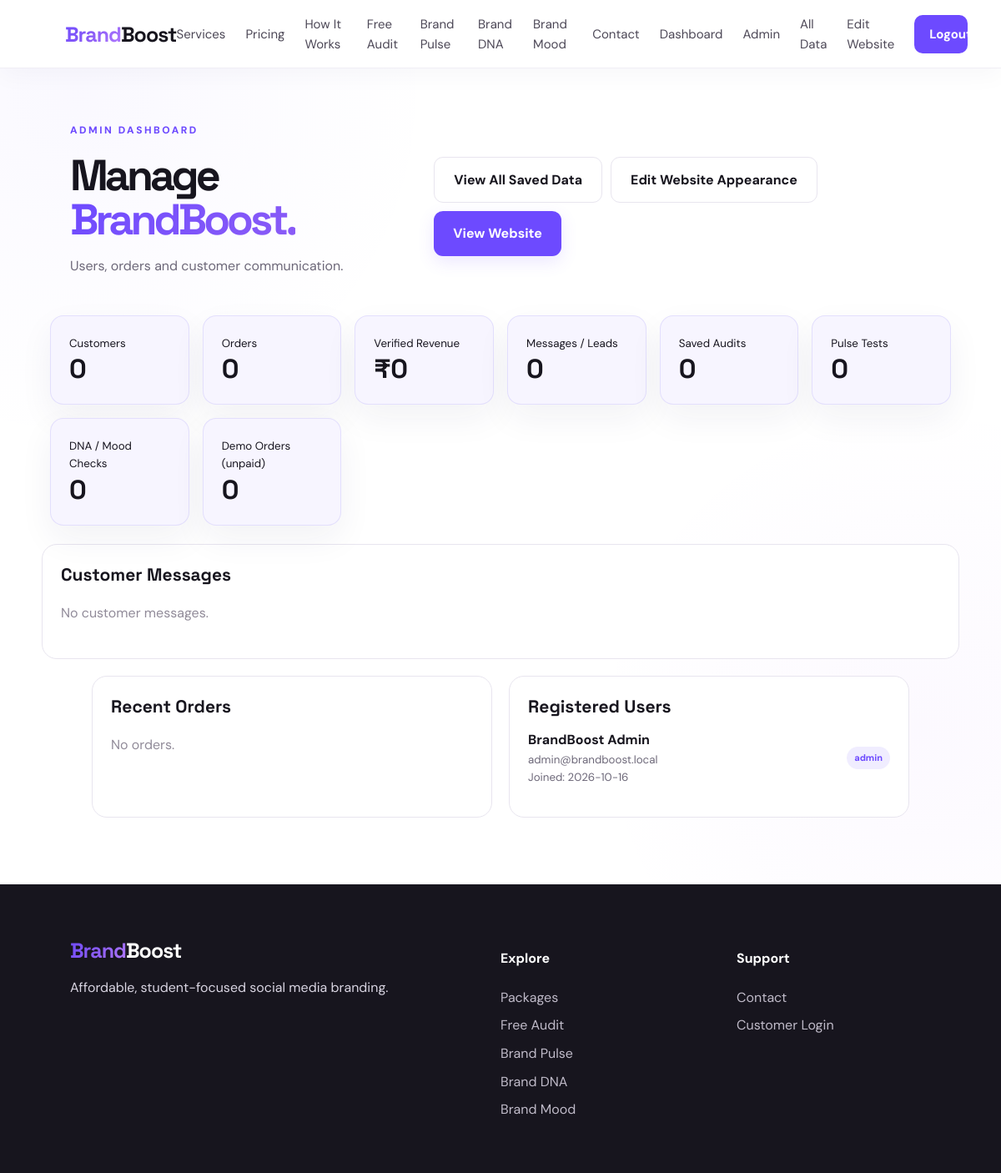
The page /admin (signed in) on the database its author committed.
### tables this page shows
CREATE TABLE site_settings (
            setting_key TEXT PRIMARY KEY,
            setting_value TEXT NOT NULL
        );

CREATE TABLE users (
            id INTEGER PRIMARY KEY AUTOINCREMENT,
            name TEXT NOT NULL,
            email TEXT UNIQUE NOT NULL,
            password TEXT NOT NULL,
            role TEXT DEFAULT 'user',
            trial_started TEXT,
            created_at TEXT NOT NULL
        );

### app.py (the view)
@app.route('/admin')
def admin():
    if session.get('role') != 'admin':
        flash('Admin access required.', 'danger')
        return redirect(url_for('login'))
    connection = db()
    stats = {
        'users': connection.execute(
            "SELECT COUNT(*) n FROM users WHERE role='user'"
        ).fetchone()['n'],
        'orders': connection.execute(
            'SELECT COUNT(*) n FROM orders'
        ).fetchone()['n'],
        'revenue': connection.execute(
            "SELECT COALESCE(SUM(amount), 0) n FROM orders WHERE status='Paid'"
        ).fetchone()['n'],
        'demo_orders': connection.execute(
            "SELECT COUNT(*) n FROM orders WHERE status LIKE 'Demo Confirmed%'"
        ).fetchone()['n'],
        'leads': connection.execute(
            'SELECT COUNT(*) n FROM chats'
        ).fetchone()['n'],
        'audits': connection.execute(
            'SELECT COUNT(*) n FROM audits'
        ).fetchone()['n'],
        'simulations': connection.execute(
            'SELECT COUNT(*) n FROM simulations'
        ).fetchone()['n'],
        'dna_checks': connection.execute(
            'SELECT COUNT(*) n FROM dna_checks'
        ).fetchone()['n'],
        'mood_checks': connection.execute(
            'SELECT COUNT(*) n FROM mood_checks'
        ).fetchone()['n'],
    }
    orders = connection.execute('SELECT orders.*, users.name, users.email\n           FROM orders LEFT JOIN users ON users.id=orders.user_id\n           ORDER BY orders.id DESC LIMIT 50').fetchall()
    chats = connection.execute('SELECT * FROM chats ORDER BY id DESC LIMIT 50').fetchall()
    users = connection.execute('SELECT id, name, email, role, trial_started, created_at FROM users ORDER BY id DESC').fetchall()
    connection.close()
    return render_template('admin.html', stats=stats, orders=orders, chats=chats, users=users)

### app.py (called while the page is built)
def db():
    c = sqlite3.connect(DB_PATH)
    c.row_factory = sqlite3.Row
    return c

def user():
    if not session.get('uid'):
        return None
    c = db()
    u = c.execute('SELECT * FROM users WHERE id=?', (session['uid'],)).fetchone()
    c.close()
    return u

def get_site_settings():
    connection = db()
    rows = connection.execute('SELECT setting_key, setting_value FROM site_settings').fetchall()
    connection.close()
    settings = {row['setting_key']: row['setting_value'] for row in rows}
    settings.setdefault('site_name', 'BrandBoost')
    settings.setdefault('tagline', 'Affordable, student-focused social media branding.')
    settings.setdefault('hero_title', 'Turn your online presence into business growth.')
    settings.setdefault('hero_text', 'BrandBoost helps students, freelancers and small businesses build a professional brand, increase visibility and generate potential customers.')
    settings.setdefault('primary_color', '#6d4aff')
    settings.setdefault('accent_color', '#1c9a67')
    settings.setdefault('style_name', 'Modern & Creative')
    return settings

@app.context_processor
def globals():
    settings = get_site_settings()
    return {
        'current_user': user(),
        'packages': PACKAGES,
        'site_settings': settings,
    }

### templates/admin.html
{% extends 'base.html' %}{% block title %}Admin | BrandBoost{% endblock %}{% block content %}<section class="dashboard-head">
    <div>
        <div class="eyebrow">ADMIN DASHBOARD</div>
        <h1>Manage <span>BrandBoost.</span>
        </h1>
    <p>Users, orders and customer communication.</p>
</div>
<div class="admin-actions"><a class="btn secondary" href="{{ url_for('admin_data') }}">View All Saved Data</a><a class="btn secondary" href="{{ url_for('admin_appearance') }}">Edit Website Appearance</a><a class="btn" href="{{ url_for('home') }}">View Website</a></div>
</section>
<div class="admin-stats">
    <div>
        <small>Customers</small>
        <b>{{stats.users}}</b>
    </div>
<div>
    <small>Orders</small>
    <b>{{stats.orders}}</b>
</div>
<div>
    <small>Verified Revenue</small>
    <b>₹{{stats.revenue}}</b>
</div>
<div>
    <small>Messages / Leads</small>
    <b>{{stats.leads}}</b>
</div>
<div>
    <small>Saved Audits</small>
    <b>{{ stats.audits }}</b>
</div>
<div>
    <small>Pulse Tests</small>
    <b>{{ stats.simulations }}</b>
</div>
<div>
    <small>DNA / Mood Checks</small>
    <b>{{ stats.dna_checks + stats.mood_checks }}</b>
</div>
<div>
    <small>Demo Orders (unpaid)</small>
    <b>{{ stats.demo_orders }}</b>
</div>
</div>
<section class="panel admin-panel">
    <div class="panel-head">
        <h2>Customer Messages</h2>
    </div>{% for c in chats %}<div class="admin-chat">
    <div>
        <b>{{c['name']}}</b> · {{c['email']}} <span class="pill">{{c['status']}}</span>
        <small>{{c['created_at'][:16].replace('T',' ')}}</small>
    </div>
<p>{{c['message']}}</p>
<form method="post" action="{{url_for('admin_reply',cid=c['id'])}}">
    <input name="reply" value="{{c['reply'] or ''}}" placeholder="Type a reply...">
    <button class="btn small">Save Reply</button>
</form>
</div>{% else %}<div class="empty">No customer messages.</div>{% endfor %}</section>
<section class="admin-two">
    <section class="panel">
        <div class="panel-head">
            <h2>Recent Orders</h2>
        </div>{% for o in orders %}<div class="list-row">
        <div>
            <b>{{o['package_name']}}</b>
            <small>{{o['name']}} · {{o['email']}}</small>
        </div>
    <strong>₹{{o['amount']}}</strong>
</div>{% else %}<div class="empty">No orders.</div>{% endfor %}</section>
<section class="panel">
    <div class="panel-head">
        <h2>Registered Users</h2>
    </div>{% for u in users %}<div class="list-row">
    <div>
        <b>{{u['name']}}</b>
        <small>{{u['email']}}</small>
        <small>Joined: {{ u['created_at'][:10] if u['created_at'] else '—' }}</small>
    </div>
<span class="pill">{{u['role']}}</span>
</div>{% endfor %}</section>
</section>{% endblock %}

### templates/base.html (shortened to what this page needs)
<!doctype html>
<html lang="en">
<head>
    <link rel="stylesheet" href="{{ url_for('static', filename='style.css') }}">
</head>
<body>
    <header class="navbar">
        <a class="brand" href="{{ url_for('home') }}">
            <span></span>{{ 'Boost' if site_settings['site_name'][-5:] == 'Boost' else '' }}
        </a>
        <nav id="mainNav">
            <a href="{{ url_for('home') }}#services">Services</a>
            <a href="{{ url_for('pricing') }}">Pricing</a>
            <a href="{{ url_for('home') }}#how">How It Works</a>
            <a href="{{ url_for('audit') }}">Free Audit</a>
            <a href="{{ url_for('pulse') }}">Brand Pulse</a>
            <a href="{{ url_for('dna') }}">Brand DNA</a>
            <a href="{{ url_for('mood') }}">Brand Mood</a>
            <a href="{{ url_for('contact') }}">Contact</a>
            {% if current_user %}
                <a href="{{ url_for('dashboard') }}">Dashboard</a>
                {% if current_user['role'] == 'admin' %}
                    <a href="{{ url_for('admin') }}">Admin</a>
                    <a href="{{ url_for('admin_data') }}">All Data</a>
                    <a href="{{ url_for('admin_appearance') }}">Edit Website</a>
                {% endif %}
                <a class="nav-btn" href="{{ url_for('logout') }}">Logout</a>
            {% else %}
                <a class="nav-btn ghost" href="{{ url_for('login') }}">Login</a>
                <a class="nav-btn" href="{{ url_for('register') }}">Get Started</a>
            {% endif %}
        </nav>
    </header>
    <main>
        {% block content %}{% endblock %}
    </main>
    <footer>
        <div>
            <a class="brand" href="{{ url_for('home') }}">
                <span></span>{{ 'Boost' if site_settings['site_name'][-5:] == 'Boost' else '' }}
            </a>
            <p>{{ site_settings['tagline'] }}</p>
        </div>
        <div>
            <h4>Explore</h4>
            <a href="{{ url_for('pricing') }}">Packages</a>
            <a href="{{ url_for('audit') }}">Free Audit</a>
            <a href="{{ url_for('pulse') }}">Brand Pulse</a>
            <a href="{{ url_for('dna') }}">Brand DNA</a>
            <a href="{{ url_for('mood') }}">Brand Mood</a>
        </div>
        <div>
            <h4>Support</h4>
            <a href="{{ url_for('contact') }}">Contact</a>
            <a href="{{ url_for('login') }}">Customer Login</a>
        </div>
    </footer>
</body>
</html>

### rows shown on the page
site_settings: setting_value "Boost"
users: name "BrandBoost Admin", email "admin@brandboost.local", created_at "2026-10-16", role "admin"
site_settings: tagline "Affordable, student-focused social media branding."

### other values the page prints
{{ stats.users }} "0"
{{ stats.orders }} "0"
{{ stats.revenue }} "0"
{{ stats.leads }} "0"
{{ stats.audits }} "0"
{{ stats.simulations }} "0"
{{ stats.dna_checks + stats.mood_checks }} "0"
{{ stats.demo_orders }} "0"
